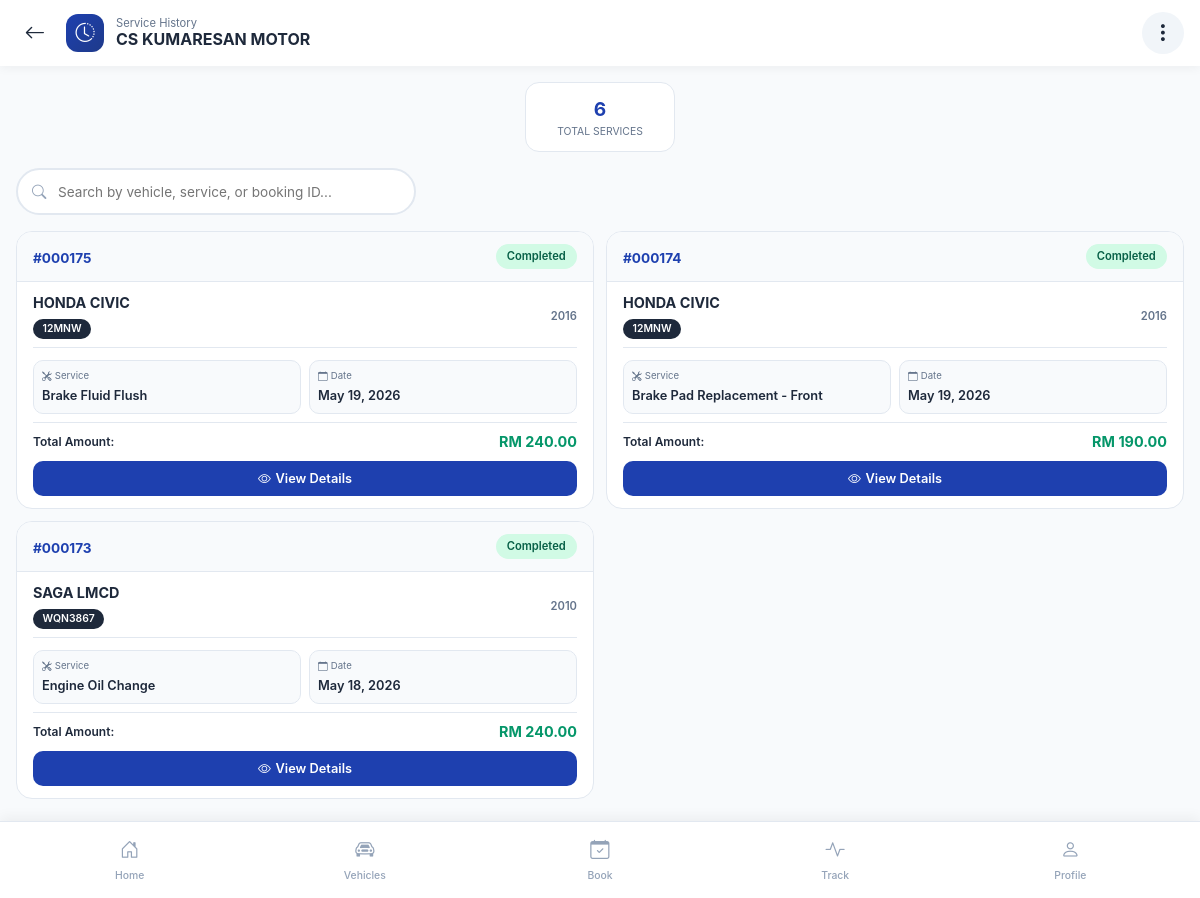
/service-history.php (signed in), run on the app's committed database.
### tables this page shows
CREATE TABLE `bookings` (
  `id` int(11) NOT NULL,
  `user_id` int(11) NOT NULL,
  `vehicle_id` int(11) NOT NULL,
  `service_category_id` int(11) NOT NULL,
  `booking_date` date NOT NULL,
  `booking_time` time NOT NULL,
  `original_date` date DEFAULT NULL,
  `original_time` time DEFAULT NULL,
  `reschedule_reason` text DEFAULT NULL,
  `rescheduled_by` enum('admin','customer') DEFAULT NULL,
  `status` enum('pending','confirmed','repairing','completed','cancelled') DEFAULT 'pending',
  `remarks` text DEFAULT NULL,
  `admin_notes` text DEFAULT NULL,
  `estimated_price` decimal(10,2) DEFAULT NULL,
  `final_price` decimal(10,2) DEFAULT NULL,
  `completed_date` date DEFAULT NULL,
  `created_at` timestamp NOT NULL DEFAULT current_timestamp(),
  `updated_at` timestamp NOT NULL DEFAULT current_timestamp() ON UPDATE current_timestamp(),
  `admin_viewed` tinyint(4) DEFAULT 0
);

CREATE TABLE `vehicles` (
  `id` int(11) NOT NULL,
  `user_id` int(11) NOT NULL,
  `brand_name` varchar(50) NOT NULL,
  `model` varchar(50) NOT NULL,
  `year` year(4) NOT NULL,
  `color` varchar(30) DEFAULT NULL,
  `number_plate` varchar(20) NOT NULL,
  `created_at` timestamp NOT NULL DEFAULT current_timestamp()
);

CREATE TABLE `service_categories` (
  `id` int(11) NOT NULL,
  `type` enum('Oil & Fluid Service','Engine Service','Brake Service','Cooling System Service','Electrical Service','Air Conditioning Service','Suspension & Steering Service','Tire Service','Exhaust Service') DEFAULT NULL,
  `category_name` varchar(100) NOT NULL,
  `description` text DEFAULT NULL,
  `base_price` decimal(10,2) NOT NULL,
  `estimated_hours` decimal(5,2) DEFAULT NULL,
  `is_active` tinyint(4) DEFAULT 1,
  `created_at` timestamp NOT NULL DEFAULT current_timestamp()
);

### service-history.php (the view, shortened to what this page needs)
<?php
$user_id = $_SESSION['user_id'];
require_once __DIR__ . '/includes/config.php';
$sql = "SELECT
            b.*,
            v.brand_name,
            v.model,
            v.year,
            v.color,
            v.number_plate,
            sc.category_name as service_name,
            sc.estimated_hours,
            (SELECT SUM(total_price) FROM service_parts WHERE booking_id = b.id) as parts_total
        FROM bookings b
        JOIN vehicles v ON b.vehicle_id = v.id
        JOIN service_categories sc ON b.service_category_id = sc.id
        WHERE b.user_id = ? AND b.status = 'completed'
        ORDER BY b.completed_date DESC, b.created_at DESC";
$stmt = $pdo->prepare($sql);
$stmt->execute([$user_id]);
$bookings = $stmt->fetchAll(PDO::FETCH_ASSOC);
$stats = [
    'completed' => count($bookings)
];
foreach ($bookings as $booking) {
    if ($booking['status'] == 'completed') {
        $stats['completed']++;
    } elseif ($booking['status'] == 'cancelled') {
        $stats['cancelled']++;
    }
}
$parts_by_booking = [];
foreach ($bookings as $booking) {
    $parts_sql = "SELECT * FROM service_parts WHERE booking_id = ? ORDER BY id";
    $parts_stmt = $pdo->prepare($parts_sql);
    $parts_stmt->execute([$booking['id']]);
    $parts_by_booking[$booking['id']] = $parts_stmt->fetchAll(PDO::FETCH_ASSOC);
}
?>
<!DOCTYPE html>
<html lang="en">
<head>
    <link href="https://cdn.jsdelivr.net/npm/bootstrap@5.3.0/dist/css/bootstrap.min.css" rel="stylesheet">
    <link rel="stylesheet" href="https://cdn.jsdelivr.net/npm/bootstrap-icons@1.11.1/font/bootstrap-icons.css">
</head>
<body>
<div class="mobile-nav">
    <div class="nav-container">
        <div class="logo-area">
            <a href="customer-dashboard.php" class="back-btn">
                <i class="bi bi-arrow-left"></i>
            </a>
            <div class="logo-icon">
                <i class="bi bi-clock-history"></i>
            </div>
            <div class="logo-text">
                <span id="pageTitle">Service History</span>
                <span>CS KUMARESAN MOTOR</span>
            </div>
        </div>
        <div class="menu-area">
            <button class="menu-btn" id="menuBtn" type="button">
                <i class="bi bi-three-dots-vertical"></i>
            </button>
        </div>
    </div>
</div>
<div class="content">
<div class="stats-grid" style="display: flex; justify-content: center;">
    <div class="stat-card" style="width: 150px;">
        <div class="stat-value"><?php echo $stats['completed']; ?></div>
        <div class="stat-label">Total Services</div>
    </div>
</div>
<div class="filter-tabs" style="display: flex; gap: 0.5rem; margin: 0 1rem 1rem;">
    <div class="search-box" style="flex: 1;">
        <i class="bi bi-search"></i>
        <input type="text" id="searchInput" placeholder="Search by vehicle, service, or booking ID...">
    </div>
</div>
    <?php if (empty($bookings)): ?>
        <div class="empty-state">
            <i class="bi bi-clock-history"></i>
            <h4>No Service History</h4>
            <p>You don't have any past service records yet.</p>
            <a href="customer-service-booking.php" class="btn btn-primary btn-sm">Book a Service</a>
        </div>
    <?php else: ?>
        <div class="history-grid" id="historyGrid">
            <?php foreach ($bookings as $booking):
                $parts = $parts_by_booking[$booking['id']] ?? [];
                $parts_total = array_sum(array_column($parts, 'total_price'));
                $status_class = $booking['status'] == 'completed' ? 'status-completed' : 'status-cancelled';
                $display_date = $booking['completed_date'] ?? $booking['booking_date'];
            ?>
                <div class="history-card" data-status="<?php echo $booking['status']; ?>">
                    <div class="card-header">
                        <div>
                            <span class="booking-id">#<?php echo str_pad($booking['id'], 6, '0', STR_PAD_LEFT); ?></span>
                        </div>
                        <span class="status-badge <?php echo $status_class; ?>">
                            <?php echo ucfirst($booking['status']); ?>
                        </span>
                    </div>
                    <div class="card-body">
                        <div class="vehicle-info">
                            <div class="vehicle-details">
                                <h4><?php echo htmlspecialchars($booking['brand_name'] . ' ' . $booking['model']); ?></h4>
                                <span class="vehicle-plate"><?php echo htmlspecialchars($booking['number_plate']); ?></span>
                            </div>
                            <div class="text-end">
                                <div class="info-value" style="font-size: 0.7rem; color: #64748b;">
                                    <?php echo $booking['year']; ?>
                                </div>
                            </div>
                        </div>
                        <div class="info-grid">
                            <div class="info-item">
                                <div class="info-label"><i class="bi bi-tools"></i> Service</div>
                                <div class="info-value"><?php echo htmlspecialchars($booking['service_name']); ?></div>
                            </div>
                            <div class="info-item">
                                <div class="info-label"><i class="bi bi-calendar"></i> Date</div>
                                <div class="info-value"><?php echo date('M d, Y', strtotime($display_date)); ?></div>
                            </div>
                        </div>
                        <div class="total-amount">
                            <span class="total-label">Total Amount:</span>
                            <span class="total-value">RM <?php echo number_format($parts_total, 2); ?></span>
                        </div>
                        <button class="btn-view" onclick="showHistoryDetails(<?php echo $booking['id']; ?>)">
                            <i class="bi bi-eye"></i> View Details
                        </button>
                    </div>
                </div>
            <?php endforeach; ?>
        </div>
    <?php endif; ?>
</div>
<div class="bottom-nav">
    <a href="customer-dashboard.php" class="nav-item">
        <i class="bi bi-house-door"></i>
        <span>Home</span>
    </a>
    <a href="customer-vehicles.php" class="nav-item">
        <i class="bi bi-car-front"></i>
        <span>Vehicles</span>
    </a>
    <a href="customer-service-booking.php" class="nav-item">
        <i class="bi bi-calendar-check"></i>
        <span>Book</span>
    </a>
    <a href="track-service.php" class="nav-item">
        <i class="bi bi-activity"></i>
        <span>Track</span>
    </a>
    <a href="profile.php" class="nav-item">
        <i class="bi bi-person"></i>
        <span>Profile</span>
    </a>
</div>
</body>
</html>

### data on the page
bookings: id "000175", status "Completed", vehicle.model "HONDA CIVIC", vehicle.number_plate "12MNW", vehicle.year "2016", service_category.category_name "Brake Fluid Flush", completed_date "May 19, 2026", id "240.00"
bookings: id "000174", status "Completed", vehicle.model "HONDA CIVIC", vehicle.number_plate "12MNW", vehicle.year "2016", service_category.category_name "Brake Pad Replacement - Front", completed_date "May 19, 2026", id "190.00"
bookings: id "000173", status "Completed", vehicle.model "SAGA LMCD", vehicle.number_plate "WQN3867", vehicle.year "2010", service_category.category_name "Engine Oil Change", completed_date "May 18, 2026", id "240.00"

### other printed values
$stats['completed'] "6"
